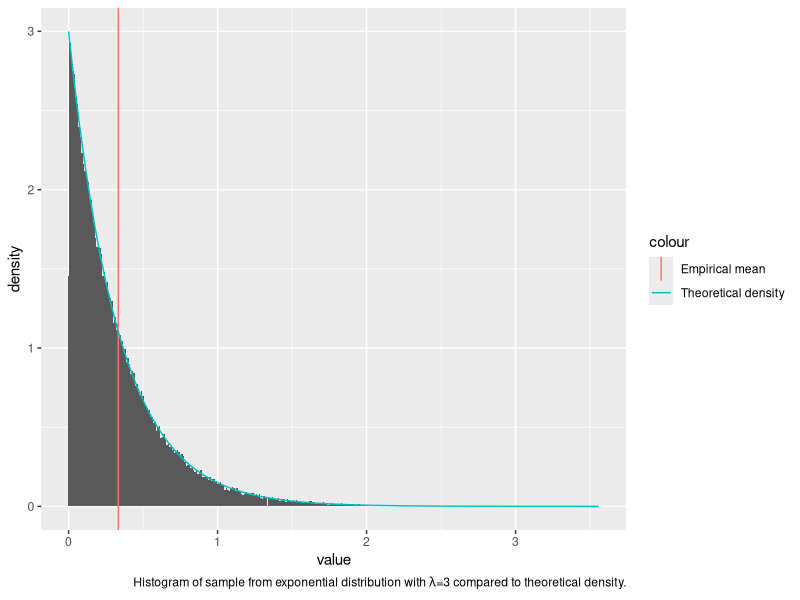
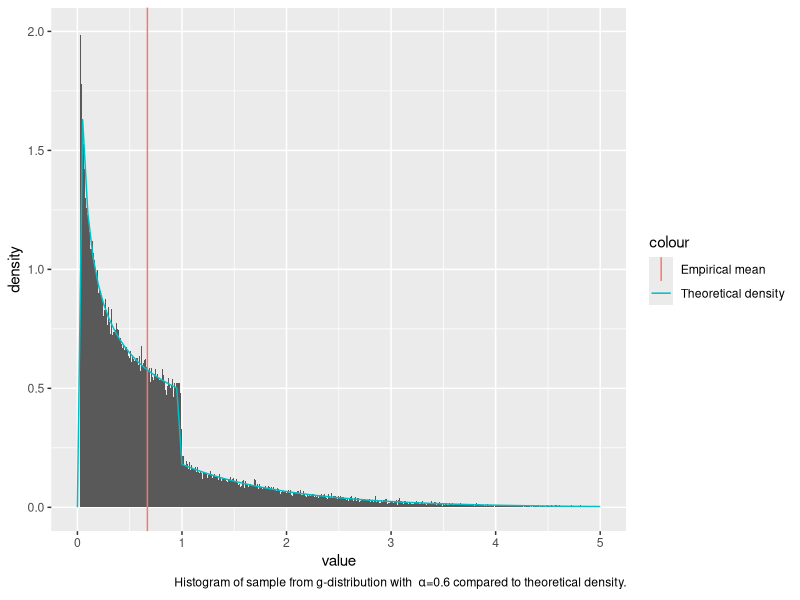
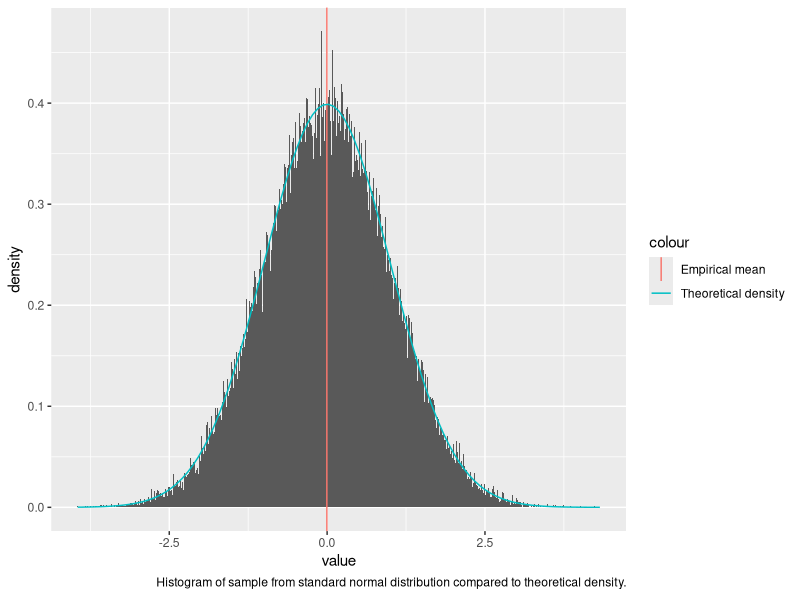
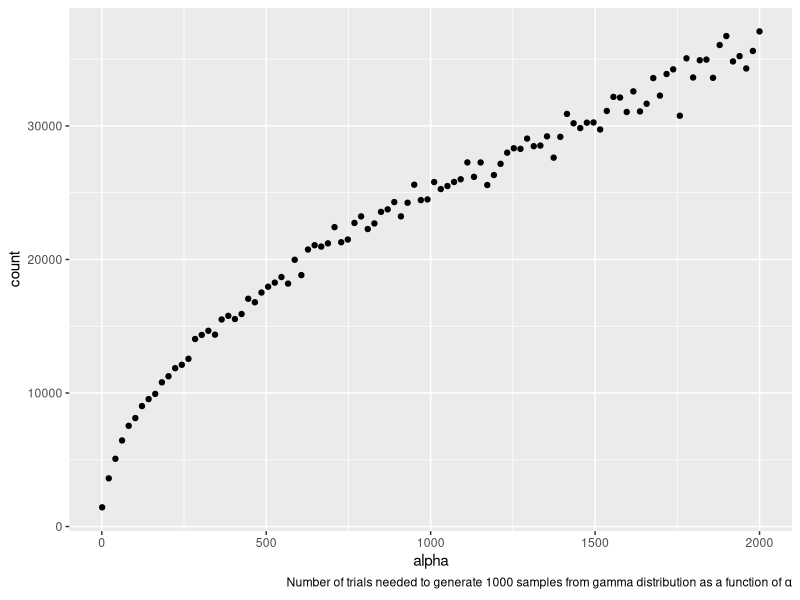
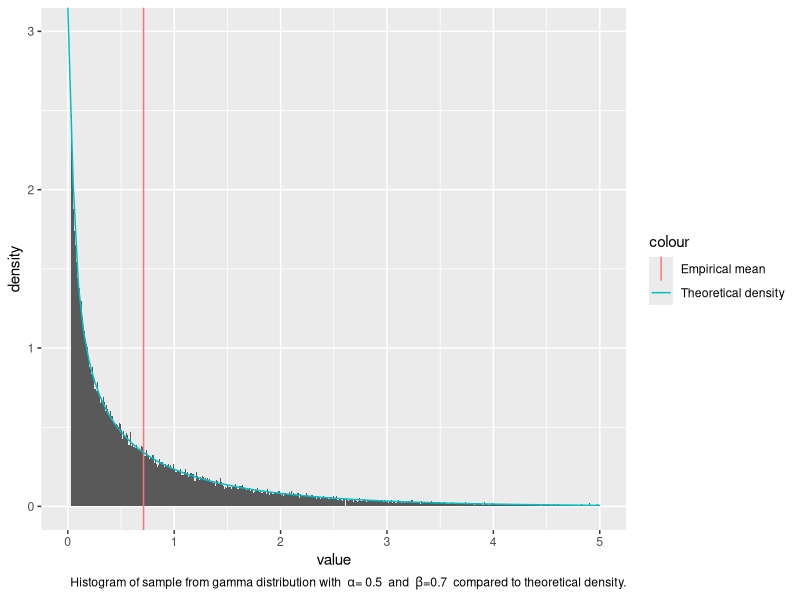
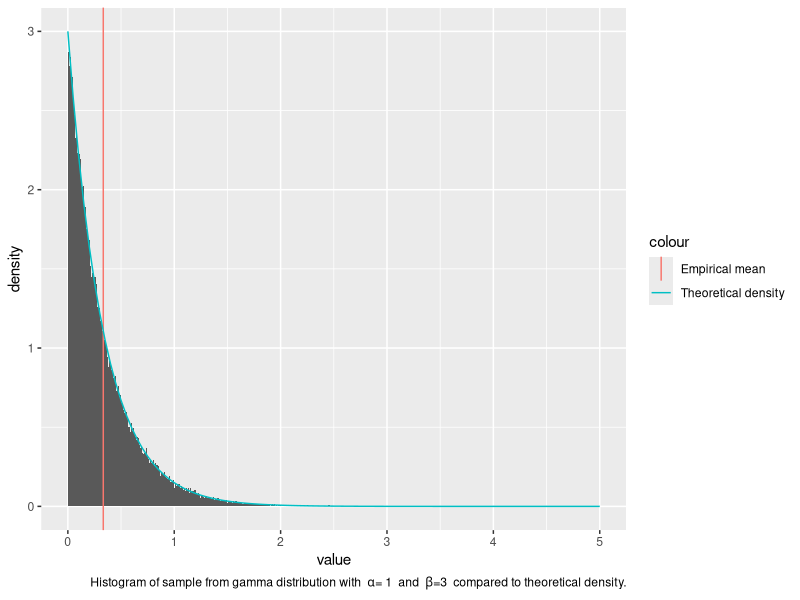
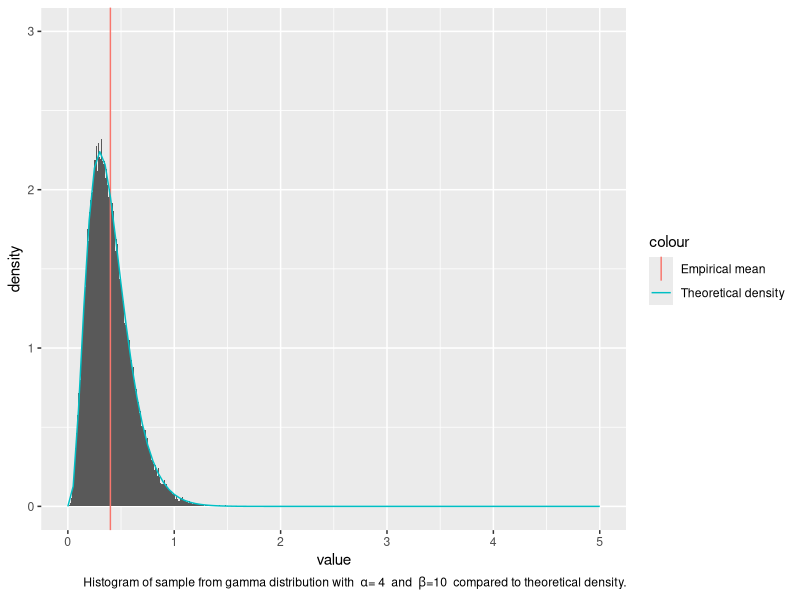
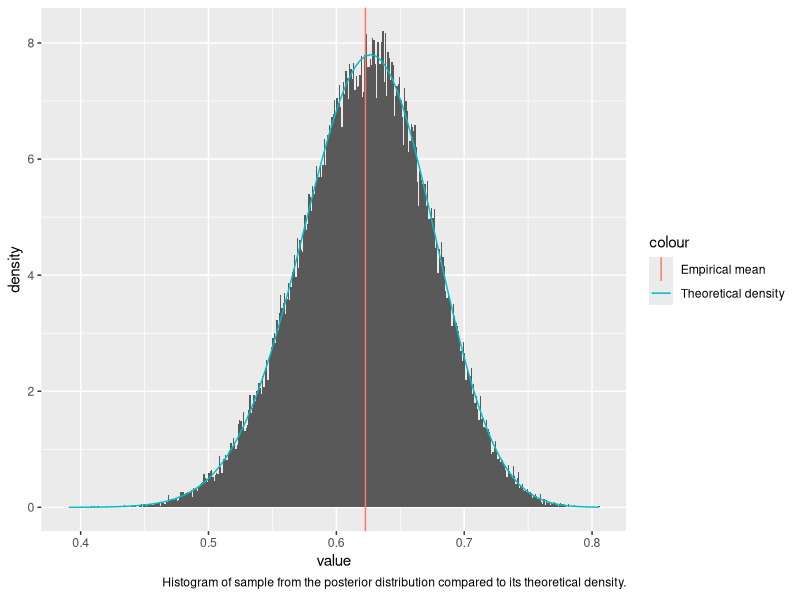

Write R code to recreate these figures, in order.
## ---- chunk 1
knitr::opts_chunk$set(echo = TRUE)
## ---- chunk 2
library(tidyverse)
## ---- chunk 3
#This function returns a vector of n independent samples from the exponential distribution with rate parameter lam, generated from the inverse cumulative distribution. 
random.exp <- function(n,lam){
  return(-1/lam * log(runif(n)))
}
## ---- chunk 4
#Testing function
test.function <- function(n,func,arg,amean,avar){
  exs.sample=func(n,arg)
  cat("Empirical mean:", mean(exs.sample), "Analytical mean:",amean, "\n")
  cat("Empirical variance:", var(exs.sample), "Analytical variance:",avar,"\n")
}

#Make histogram of sample
lam <- 3
sample.exp <- enframe(random.exp(100000,lam))

ggplot() +
  geom_histogram(
    data = data.frame(sample.exp),
    mapping = aes(x=value, y=..density..),
    binwidth = 0.01
  ) +
  geom_vline(
    aes(xintercept=mean(sample.exp$value),
        col='Empirical mean')
  ) +
  stat_function(
    fun = dexp,
    args = list(rate=lam),
    aes(col='Theoretical density')
  ) +
  labs(
    caption = expression("Histogram of sample from exponential distribution with "*lambda*"=3 compared to theoretical density.")
  )
## ---- chunk 5
test.function(10000,random.exp,lam,1/lam,1/lam^2)

## ---- chunk 6

#Function for normalising constant in g distribution given parameter a (=alpha).
c.g <- function(a){
  return (a*exp(1)/(a+exp(1)))
}

#Normalised density function for g (for plot)
g <- function(x, a) {
  c <- c.g(a)
  out <- rep(0, length(x))
  left <- 0 < x & x < 1
  right <- 1 <= x
  out[left] <- c * (x[left] ^ (a - 1))
  out[right] <- c * exp(-x[right])
return(out)
}

#This function returns a vector of n independent samples from the g distribution with parameter a (=alpha), generated from the inverse cumulative distribution. 
random.g <- function(n,a){
  c <- c.g(a) #Normalising constant
  u <- runif(n)
  x <- rep(0,n)
  for (i in 1:n){
    if (u[i]<c/a){
      x[i] <- (a*u[i]/c)^(1/a)
    }
    else{
      x[i] <- (-log(1/a + exp(-1) - u[i]/c))
    }
  }
  return(x)
}

## ---- chunk 7

#Testing funtion
a <- .6 #parameter
c <- c.g(a) #normalising constant
g.mean <- c/(a+1)+2*c*exp(-1) #analytical mean
g.var <- c*(1/(a+2)+ 5*exp(-1)) - g.mean^2 #analytical variance
test.function(10000,random.g,a,g.mean,g.var)
## ---- chunk 8
#Making histogram of sample from g
sample.g <- enframe(random.g(100000,a))

ggplot() +
  geom_histogram(
    data = data.frame(sample.g),
    mapping = aes(x=value, y=..density..),
    binwidth = 0.01,
    na.rm = TRUE
  ) +
  geom_vline(
    aes(xintercept=mean(sample.g$value),
        col='Empirical mean')
  ) +
  stat_function(
    fun = g,
    args = list(a=a),
    aes(col='Theoretical density')
  ) +
  ylim(0,2) +
  xlim(0,5) +
    labs(
      caption = bquote("Histogram of sample from g-distribution with "~alpha*"=0.6 compared to theoretical density.")
    )
## ---- chunk 9
#This function returns a vector of n independent samples from the standard normal distribution, generated by the Box-Müller algorithm
random.norm <- function(n){
  x1 <- runif(n)*2*pi
  x2 <- random.exp(n,.5)
  return(sqrt(x2)*cos(x1))
}

#Testing function
sample.normal=enframe(random.norm(100000))
cat("Empirical mean:", mean(sample.normal$value), "Analytical mean:",0.0, "\n")
cat("Empirical variance:", var(sample.normal$value), "Analytical variance:",1.0,"\n")

ggplot() +
  geom_histogram(
    data = sample.normal,
    mapping = aes(x=value, y=..density..),
    binwidth = 0.01
  ) +
  geom_vline(
    aes(xintercept=mean(sample.normal$value),
        col='Empirical mean')
  ) +
  stat_function(
    fun = dnorm,
    aes(col='Theoretical density')
  ) +
  labs(
    caption = expression("Histogram of sample from standard normal distribution compared to theoretical density.")
  )

## ---- chunk 10
#This function returns a sample from the d-variate normal distribution with mean mu and covariance S, transformed from standard normal samples. 
random.multinorm <- function(d,mu,S){
  x <- random.norm(d)
  A <- t(chol(S)) #transpose to get lower triangular cholesky matrix
  return(mu + A%*%x)
}

#Testing function
d = 3
N = 10000
sigma <- cbind(c(3,1,0), c(1,3,1), c(0,1,3)) #if d=3
# sigma <- cbind(c(2,1),c(1,2))                  #if d=2
mu <- seq(1,d)
multinormal.sample <- matrix(NA,N,d)
for (i in 1:N){
  multinormal.sample[i,] <- random.multinorm(d, mu, sigma)
}
#Theoretical mean vector:
mu
#Empirical mean vector:
colMeans(multinormal.sample)
#Empirical covariance matrix:
sigma
#Theoretical covariance matrix:
var(multinormal.sample)
## ---- chunk 11
#Acceptance probability
accept_prob <- function(x,a){ 
  if (x<1)
      return (exp(-x))
    else 
      return (x^(a-1))
}
## ---- chunk 12
#This function returns a vector of n independent samples from the gamma distribution with 0<a<1, beta=1, generated by the Rejection sampling
random.gamma1 <- function(n,a){ 
  x=rep(0,n)
  for (i in 1:n){
    finish = 0
    while(finish==0){  
      # Sample from the proposal distribution, g(x) (x>=0)
      sample.x = random.g(1,a)
      # Compute the acceptance probability alpha
      alpha=accept_prob(sample.x,a)
      # Generate a helping variable U from a uniform(0,1)
      u = runif(1, 0, 1)
      # Check if we accept it
      if(u <= alpha){
        x[i]=sample.x
        finish=1
      }
    }
  }
  return (x)
}

#Testing function
alpha=0.5
test.function(10000,random.gamma1,alpha,alpha,alpha)
## ---- chunk 13
logf <- function(u,alpha){ #log of f* with u=log(x)
  return (u*(alpha-1)-exp(u))
}

sample <- function(ab){ #This function sample from the distribution of log(x), using the inverse of the cumulative distribution. 
  u=log(runif(1,0,1))
  return (ab+u)
}
## ---- chunk 14
#This function returns a vector of n independent samples from the gamma distribution with a>1, beta=1, generated by the ratio of uniforms method on log-scale. 
random.gamma2 <- function(n,alpha){
  count=0 #count how many tries the algorithm needs to generate n realisations
  x=rep(0,n)
  a=(alpha-1)/2*(log(alpha-1)-1) #log(a)
  b=(alpha+1)/2*(log(alpha+1)-1) #log(b+)
  for (i in 1:n){
    inside=FALSE
    while (inside==FALSE){
      u1=sample(a) 
      u2=sample(b) 
      u=u2-u1
      test=0.5*logf(u,alpha)
      inside=test>=u1 
      count=count+1
    }
    x[i] = u
  }
  vec=c(count,exp(x)) #count + n realisations
}

#Testing function 
alpha=2000
ex.gamma2=random.gamma2(1000,alpha)
cat("Empirical mean:",mean(ex.gamma2[-1]), "Analytical mean:",alpha, "\n")
cat("Empirical variance:", var(ex.gamma2[-1]), "Analytical variance:",alpha,"\n")
## ---- chunk 15
#Generate a plot with values of alpha on the x-axis and the number of tries used on the y-axis. 
plot.count <- function(nsample, n){
  count=rep(0,n)
  alpha=seq(1.01,2000,length.out=n)
  for (i in 1:n){
    a=alpha[i]
    c=random.gamma2(nsample,a)[1]
    count[i]=c
  }
  return(cbind(alpha,count))
}
num.trials <- plot.count(1000, 100)
num.trials.frame <- data.frame(num.trials)
ggplot() +
  geom_point(
    data=num.trials.frame,
    mapping = aes(x=alpha, y=count)
  ) +
  labs(
    caption = expression("Number of trials needed to generate 1000 samples from gamma distribution as a function of "*alpha)
  )
  
## ---- chunk 16
##This function returns a vector of n independent samples from the gamma distribution with parameters alpha and beta. 
random.gamma <- function(n, alpha, beta){
  if (alpha==1){
    x=random.exp(n,alpha) #sample from exponential distribution
  }
  else if (alpha<1){
    x=random.gamma1(n,alpha) 
  }
  else {
    x=random.gamma2(n,alpha)[-1] #ignoring the first element, which is the number of tries. 
  }
  return (x/beta) #Transform from x-Ga(alpha,1) to x/beta-Ga(alpha,beta)
}

#Testing function 
test.gamma <- function(n,alpha, beta){
  ex.gamma=random.gamma(n,alpha,beta)
  amean=alpha/beta #analytical mean
  avar=alpha/beta^2 #analytical variance
  cat("Empirical mean:", mean(ex.gamma), "Analytical mean:",amean, "\n")
  cat("Empirical variance:", var(ex.gamma), "Analytical variance:",avar,"\n")
}

plot.gamma <- function(n,alphav,betav){
  sample.gamma <- enframe(random.gamma(n,alpha=alphav,beta=betav))
  ggplot() +
    geom_histogram(
      data = data.frame(sample.gamma),
      mapping = aes(x=value, y=..density..),
      binwidth = 0.01,
      boundary = 0,
      na.rm = TRUE
    ) +
    geom_vline(
      aes(xintercept=mean(sample.gamma$value),
          col='Empirical mean')
    ) +
    stat_function(
      fun = partial(dgamma, shape=alphav, rate=betav),
      aes(col='Theoretical density')
    ) +
    ylim(0,3) +
    xlim(0,5) +
    labs(
      caption = bquote("Histogram of sample from gamma distribution with " ~ alpha * "=" ~ .(alphav) ~ " and " ~ beta *"="* .(betav) ~ " compared to theoretical density.")
    )
}
test.gamma(100000,0.5,0.7)
test.gamma(100000,1,3)
test.gamma(100000,4,10)

plot.gamma(100000,0.5,0.7)
plot.gamma(100000,1,3)
plot.gamma(100000,4,10)

## ---- chunk 17
##This function generates one realisation from Dirichlet distribution with parameter vector alpha.
random.dirichlet <- function(alpha){
  K <- length(alpha)
  z <- rep(0,K)
  for (i in 1:K)
    z[i] <- random.gamma(1,alpha[i],1) #n,shape,rate
  v <- sum(z)
  return (z/v)
}

N_dir <- 1000
alpha <- c(.1, .5, .1, .3, .8)
K <- length(alpha)
dirichlet.sample <- matrix(1,N_dir,K)
for (i in 1:N_dir){
  dirichlet.sample[i,] <- random.dirichlet(alpha)
}
## ---- chunk 18
alphasum <- sum(alpha)
#Empirical mean
colMeans(dirichlet.sample)
#Analytical mean
alpha1 <- alpha/alphasum
alpha1
#Empirical variance
diag(var(dirichlet.sample))
#Analytical variance
alpha1*(1-alpha1)/(1+alphasum)
## ---- chunk 19
f <- function(theta){ #The proportional function
  return ((2+theta)^125*(1-theta)^(18+20)*theta^34) 
}

#Find the maxima of the proportional function 
res = optimise(f, interval = c(0,1),maximum=TRUE) 
maxima=res$objective

new_f <- function(theta){ #Normalised density function
  return (f(theta)/as.numeric(integrate(f,0,1)[1])) 
}

theta_new_f <- function(theta){ #theta*normalised function
  return (theta*new_f(theta))
}

posterior <- function(theta){ #proportional function with prior beta(1,5)
  return(f(theta)*(1-theta)^4)
}

posterior.normalised <- function(theta){ #normalised function with prior beta(1,5)
  posterior(theta)/as.numeric(integrate(posterior,0,1)[1])
}

theta_new_f_g <- function(theta){ #theta*normalised function with prior beta(1,5)
  return (theta*posterior.normalised(theta))
}
## ---- chunk 20
#This algorithm simulate from f(theta|y) using a uniform density as the proposal density, rejection sampling.
random.multinomial <- function(n){
  x.out <- rep(NA,n)
  tries <- 0
  for (i in 1:n){
    finished <- FALSE
    c <- maxima #res$objective
    while(!finished){
      x <- runif(1) #sample from the proposal distribution, U(0,1)
      alpha <- f(x) / c #compute the acceptance probability alpha
      u <- runif(1) #generate a helping variable U from a uniform(0,1)
      if (u <= alpha){ #Check if we accept it 
        finished <- TRUE
      }
      tries=tries+1 #count how many random numbers the algorithm generates
    }
    x.out[i] <- x #appending the values that get accepted (u<=alpha)
  }
  return(list(theta = x.out, tries = tries))
}
## ---- chunk 21
M=10000
sample.multinomial <- random.multinomial(M)
tries <- sample.multinomial$tries
cat("Estimated posterior mean:", mean(sample.multinomial$theta), "\n")
## ---- chunk 22
expected_mean=integrate(theta_new_f,0,1) 
cat("Expected posterior mean:", expected_mean$value, "\n")

sample.multinomial <- enframe(random.multinomial(100000)$theta)

ggplot() +
    geom_histogram(
      data = data.frame(sample.multinomial),
      mapping = aes(x=value, y=..density..),
      binwidth = 0.001,
      boundary = 0,
      na.rm = TRUE
    ) +
    geom_vline(
      aes(xintercept=mean(sample.multinomial$value),
          col='Empirical mean')
    ) +
    stat_function(
      fun = new_f,
      aes(col='Theoretical density')
    ) +
    labs(
      caption = expression("Histogram of sample from the posterior distribution compared to its theoretical density.")
    )
## ---- chunk 23
average_theta_tries <- tries /M
cat("Average random numbers generated to obtain one sample:", average_theta_tries,"\n")
## ---- chunk 24
c=optimize(new_f,interval = c(0,1),maximum=TRUE)$objective
cat("Expected random numbers generated to obtain one sample:", c, "\n")
## ---- chunk 25
importance_sampling <- function(n){ 
  theta <- random.multinomial(n)$theta #samples from f(theta|y) with the rejection sampling
  w=(1-theta)^4 #importance weight
  mu <- sum(theta*w)/sum(w) #self-normalizing 
  return(mu)
}

mu.estimate <- importance_sampling(10000)
mu.estimate
expected_mean=integrate(theta_new_f_g,0,1) 
expected_mean
